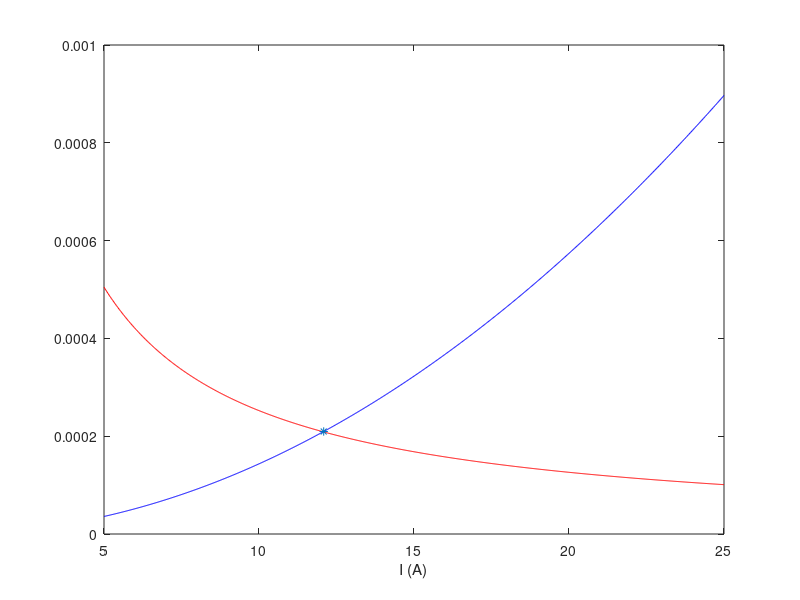

The MATLAB source for this figure:
l = 1.18;
b = 0.00305;
h = 0.03008;

ro = 1.76*10^(-8);
ST = 2*(b+h)*1;
alfa = 0.0042;
k= 10;
Rc= 0.0001;
uRc = 0.00000001;
Rx = ro*l/(b*h);
Up = 0.0035/100;
Vp = 0.1;

k2 = (alfa*Rx)/(k*ST);
k0 = -uRc*0.05;
k1 = -0.05*Up*Vp*(1/Rc+1/Rx);

I = linspace (5,25,1000);
eT=k2*I.^2;
uRx=-k0-k1./I;
plot(I, eT, 'b', I, uRx, 'r')
Ip = find((eT-uRx)>0);
Im=I(Ip(1));
hold on
plot(Im,k2*Im.^2, '*')
xlabel('I (A)')
